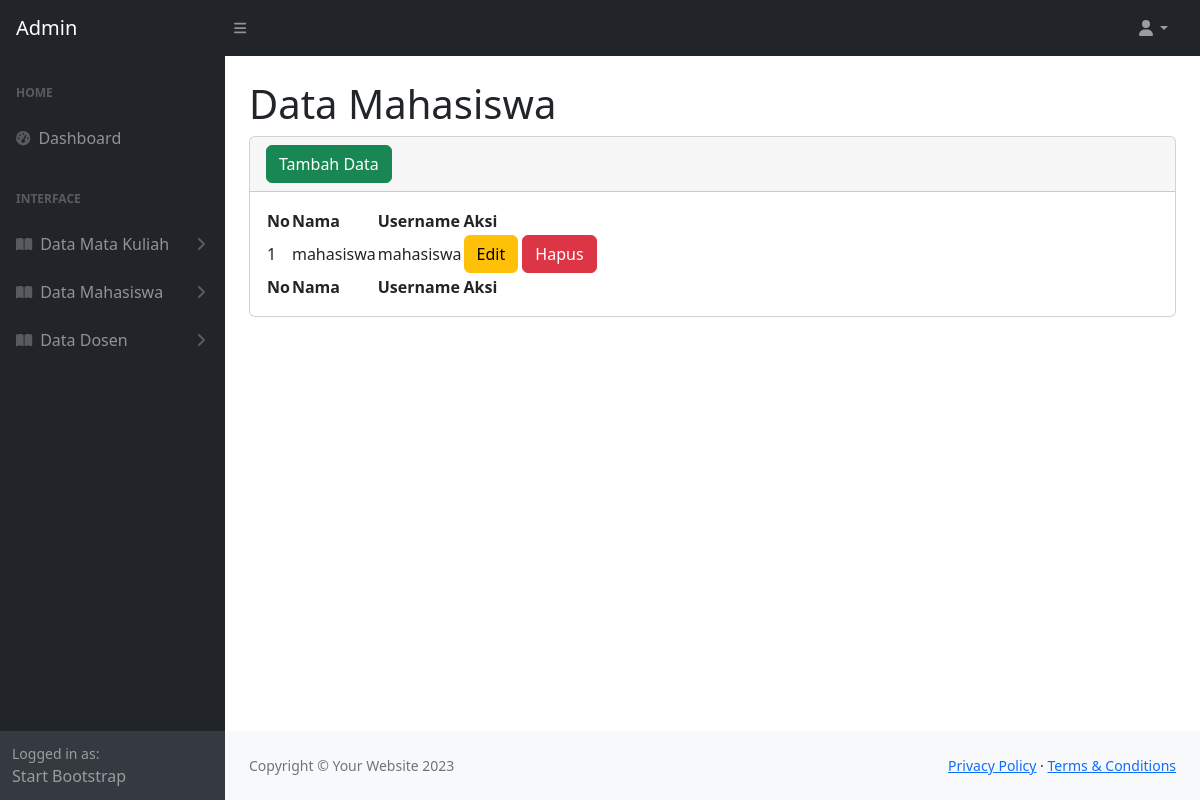
Page /admin/mahasiswa.php (signed in) on the earlier database version.
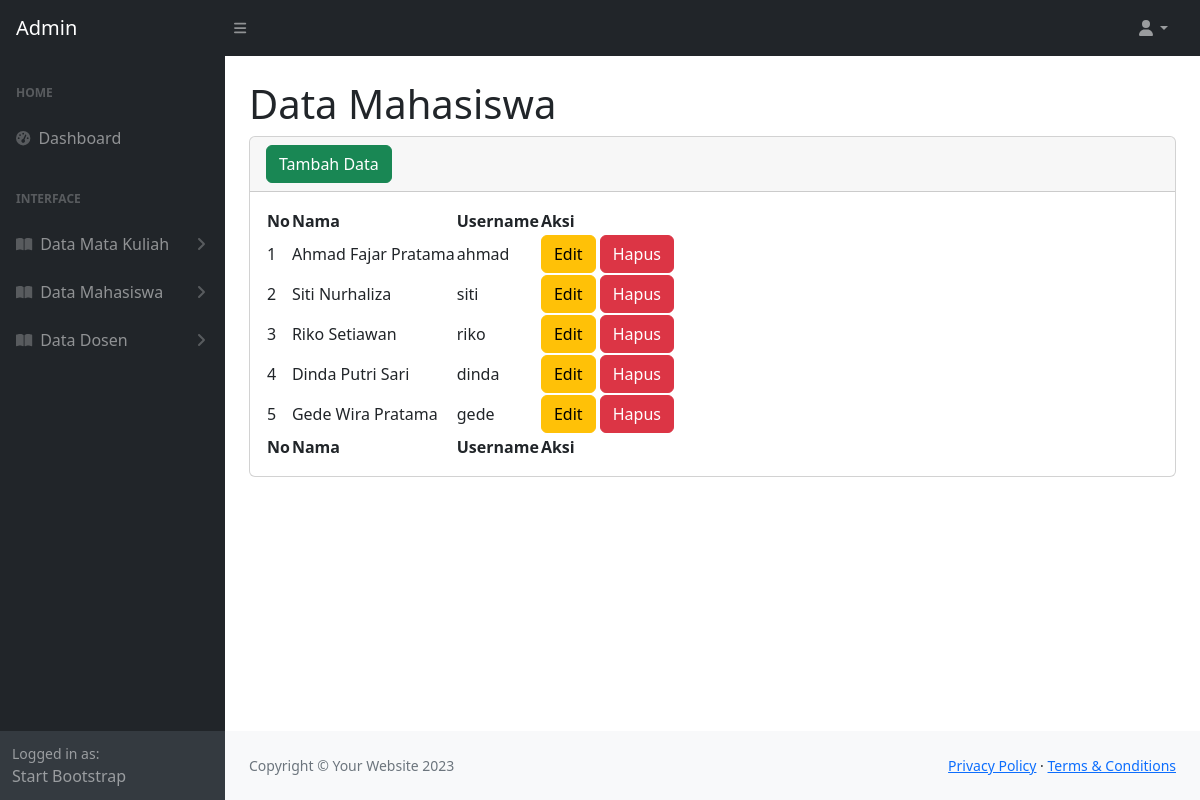
Same page on the later database version.
### tables this page shows
CREATE TABLE `users_221053` (
  `id_221053` int(11) NOT NULL,
  `nama_221053` varchar(255) NOT NULL,
  `username_221053` varchar(255) NOT NULL,
  `password_221053` varchar(255) NOT NULL,
  `role_221053` enum('dosen','mahasiswa','admin') NOT NULL,
  `active_221053` tinyint(1) DEFAULT 0
);

### admin/mahasiswa.php (the view, shortened to what the changed rows need)
<?php
include '../koneksi.php';
?>
<!DOCTYPE html>
<html lang="en">
    <head>
        <link href="https://cdn.jsdelivr.net/npm/simple-datatables@7.1.2/dist/style.min.css" rel="stylesheet" />
        <link href="../assets/css/styles.css" rel="stylesheet" />
    </head>
    <body class="sb-nav-fixed">
        <div id="layoutSidenav">
            <div id="layoutSidenav_content">
                <main>
                    <div class="container-fluid px-4">
                        <h1 class="mt-4">Data Mahasiswa</h1>
                        <div class="card mb-4">
                            <div class="card-body">
                                <table id="datatablesSimple">
                                    <thead>
                                        <tr>
                                            <th>No</th>
                                            <th>Nama</th>
                                            <th>Username</th>
                                            <th>Aksi</th>
                                        </tr>
                                    </thead>
                                    <tfoot>
                                        <tr>
                                            <th>No</th>
                                            <th>Nama</th>
                                            <th>Username</th>
                                            <th>Aksi</th>
                                        </tr>
                                    </tfoot>
                                    <tbody>
                                        <?php
                                            $no = 1;
                                            $tampil = mysqli_query($koneksi, "SELECT * FROM users_221053 where role_221053 = 'mahasiswa'");
                                            while($data = mysqli_fetch_array($tampil)):
                                        ?>
                                        <tr>
                                            <td><?= $no++ ?></td>
                                            <td><?= $data['nama_221053'] ?></td>
                                            <td><?= $data['username_221053'] ?></td>
                                            <td>
                                                <a class="btn btn-warning" href="editmahasiswa.php?hal=edit&id=<?= $data['id_221053']?>">Edit</a>
                                                <a class="btn btn-danger" href="mahasiswa.php?hal=hapus&id=<?= $data['id_221053']?>" onclick="return confirm('Apakah Anda Yakin Ingin Menghapus Data?')">Hapus</a>
                                            </td>
                                        </tr>
                                        <?php
                                            endwhile;
                                        ?>
                                    </tbody>
                                </table>
                            </div>
                        </div>
                    </div>
                </main>
            </div>
        </div>
    </body>
</html>

Differences in the rows shown:
removed users_221053: nama_221053 "mahasiswa", username_221053 "mahasiswa"
added users_221053: nama_221053 "Ahmad Fajar Pratama", username_221053 "ahmad"
added users_221053: nama_221053 "Siti Nurhaliza", username_221053 "siti"
added users_221053: nama_221053 "Riko Setiawan", username_221053 "riko"
added users_221053: nama_221053 "Dinda Putri Sari", username_221053 "dinda"
added users_221053: nama_221053 "Gede Wira Pratama", username_221053 "gede"
